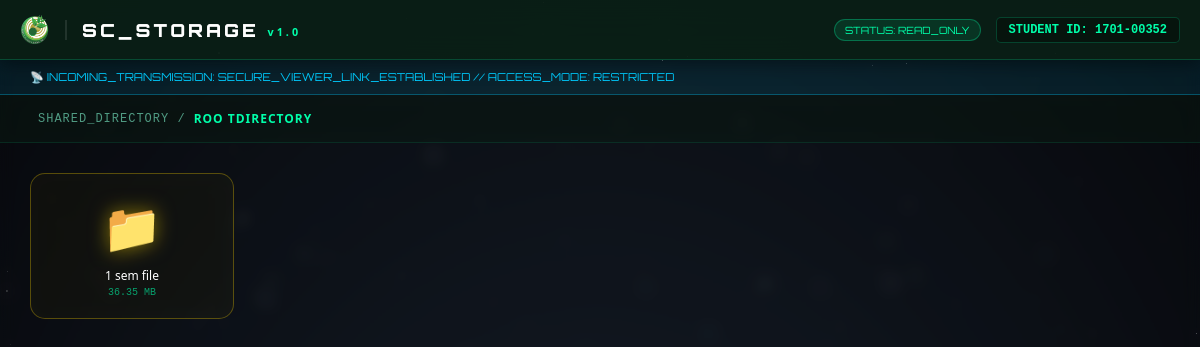
/SC_Storage.php?token=c6bdd590dcf6019c142448ac49d16195, run on the app's committed database.
### tables this page shows
CREATE TABLE `storage_shares` (
  `id` int(11) NOT NULL,
  `user_id` varchar(50) NOT NULL,
  `file_id` int(11) DEFAULT 0,
  `share_token` varchar(255) NOT NULL,
  `created_at` datetime DEFAULT current_timestamp()
);

CREATE TABLE `user_storage` (
  `id` int(11) NOT NULL,
  `user_id` varchar(50) NOT NULL,
  `file_name` varchar(255) NOT NULL,
  `file_path` varchar(255) NOT NULL,
  `file_type` varchar(100) DEFAULT NULL,
  `file_size` bigint(20) DEFAULT NULL,
  `uploaded_at` datetime DEFAULT current_timestamp(),
  `parent_id` int(11) DEFAULT 0
);

### SC_Storage.php (the view, shortened to what this page needs)
<?php
require_once __DIR__ . '/config/database.php';
$public_view = false;
$shared_user_id = null;
$shared_file_id = 0;
if (isset($_GET['token'])) {
    $token = $conn->real_escape_string($_GET['token']);
    $share_q = $conn->query("SELECT user_id, file_id FROM storage_shares WHERE share_token = '$token'");
    if ($share_q && $share_q->num_rows > 0) {
        $share_data = $share_q->fetch_assoc();
        $public_view = true;
        $shared_user_id = $share_data['user_id'];
        $shared_file_id = (int)$share_data['file_id'];
    }
}
function formatSize($bytes) {
    if ($bytes >= 1073741824) { $bytes = number_format($bytes / 1073741824, 2) . ' GB'; }
    elseif ($bytes >= 1048576) { $bytes = number_format($bytes / 1048576, 2) . ' MB'; }
    elseif ($bytes >= 1024) { $bytes = number_format($bytes / 1024, 2) . ' KB'; }
    elseif ($bytes > 1) { $bytes = $bytes . ' bytes'; }
    elseif ($bytes == 1) { $bytes = $bytes . ' byte'; }
    else { $bytes = '0 bytes'; }
    return $bytes;
}
function getFolderSize($conn, $user_id, $folder_id) {
    $size = 0;
    $stmt = $conn->prepare("SELECT id, file_type, file_size FROM user_storage WHERE user_id = ? AND parent_id = ?");
    $stmt->bind_param("si", $user_id, $folder_id);
    $stmt->execute();
    $res = $stmt->get_result();
    if ($res) {
        while ($item = $res->fetch_assoc()) {
            if ($item['file_type'] === 'folder') {
                $size += getFolderSize($conn, $user_id, $item['id']);
            } else {
                $size += (int)$item['file_size'];
            }
        }
    }
    return $size;
}
$conn->query("CREATE TABLE IF NOT EXISTS user_storage (
    id INT AUTO_INCREMENT PRIMARY KEY,
    user_id VARCHAR(50) NOT NULL,
    file_name VARCHAR(255) NOT NULL,
    file_path VARCHAR(255) NOT NULL,
    file_type VARCHAR(100),
    file_size BIGINT,
    uploaded_at DATETIME DEFAULT CURRENT_TIMESTAMP,
    parent_id INT DEFAULT 0,
    INDEX(user_id),
    INDEX(parent_id)
)");
$conn->query("ALTER TABLE user_storage ADD COLUMN IF NOT EXISTS parent_id INT DEFAULT 0");
$current_folder_id = isset($_GET['folder_id']) ? (int)$_GET['folder_id'] : 0;
$current_token_suffix = $public_view ? "&token=" . $_GET['token'] : "";
if ($public_view && $current_folder_id == 0) {
    $current_folder_id = $shared_file_id;
}
$folder_name_display = "ROO TDIRECTORY";
if ($public_view) {
    $my_id = $shared_user_id;
} else {
    $my_id = $_SESSION['student_id'];
    $user_type = $_SESSION['user_type'] ?? 'student';
}
$theme_q = $conn->query("SELECT setting_value FROM site_settings WHERE setting_key='site_theme'");
$current_theme = ($theme_q && $theme_q->num_rows > 0) ? $theme_q->fetch_assoc()['setting_value'] : 'default';
?>
<!DOCTYPE html>
<html lang="en">
<head>
    <link rel="stylesheet" href="assets/css/1_SacliConnect.css">
</head>
<body class="theme-<?php echo $current_theme; ?> initial-load">
    <header>
        <div style="display:flex; align-items:center; gap:15px;">
            <?php if(!$public_view): ?>
                <a href="SacliConnect.php" style="color:#00ffaa; text-decoration:none; font-weight:bold; font-family:'Orbitron'; font-size: 12px; letter-spacing: 1px;">← BACK</a>
            <?php else: ?>
                <img src="assets/images/St.Anne_logo.png" style="width:30px;">
            <?php endif; ?>
            <div style="width: 2px; height: 20px; background: rgba(255,255,255,0.1);"></div>
            <h2 style="font-family: 'Orbitron'; font-size: 18px; color: #fff; margin: 0; letter-spacing: 3px; font-weight: 900;">SC_STORAGE <span style="color:#00ffaa; font-size: 0.6em; vertical-align: middle;">v1.0</span></h2>
        </div>
        <div style="display: flex; align-items: center; gap: 15px;">
            <div class="capacity-pill">STATUS: <?php echo $public_view ? 'READ_ONLY' : 'ACTIVE'; ?></div>
            <div style="color:#00ffaa; font-family:'Courier New'; font-size:12px; font-weight: bold; background: rgba(0,0,0,0.3); padding: 5px 12px; border-radius: 5px; border: 1px solid rgba(0,255,170,0.2);">
                STUDENT ID: <?php echo $my_id; ?>
            </div>
        </div>
    </header>
    <div class="explorer-container">
        <main class="explorer-main">
            <?php if($public_view): ?>
                <div class="public-banner">📡 INCOMING_TRANSMISSION: SECURE_VIEWER_LINK_ESTABLISHED // ACCESS_MODE: RESTRICTED</div>
            <?php endif; ?>
            <div class="explorer-toolbar">
                <div class="breadcrumb" style="display: flex; align-items: center; gap: 8px;">
                    <span></span> <?php echo $public_view ? 'SHARED_DIRECTORY' : 'MY SC DRIVE'; ?> / <span style="color:#00ffaa; font-weight:bold;"><?php echo $folder_name_display; ?></span>
                </div>
            </div>
            <div class="explorer-body">
                <?php
                function getIcon($type) {
                    if ($type === 'folder') return '📁';
                    return '📄';
                }
                if ($public_view && $current_folder_id == $shared_file_id && $shared_file_id > 0) {
                    $base_chk = $conn->query("SELECT file_type FROM user_storage WHERE id = $shared_file_id")->fetch_assoc();
                    if ($base_chk && $base_chk['file_type'] !== 'folder') {
                        $files = $conn->query("SELECT * FROM user_storage WHERE id = $shared_file_id");
                    } else {
                        $files = $conn->query("SELECT * FROM user_storage WHERE user_id = '$my_id' AND parent_id = $current_folder_id ORDER BY (file_type = 'folder') DESC, uploaded_at DESC");
                    }
                } else {
                    $files = $conn->query("SELECT * FROM user_storage WHERE user_id = '$my_id' AND parent_id = $current_folder_id ORDER BY (file_type = 'folder') DESC, uploaded_at DESC");
                }
                $count = 1;
                ?>
                <?php
                if ($files && $files->num_rows > 0):
                    while ($f = $files->fetch_assoc()):
                        $isFolder = ($f['file_type'] === 'folder');
                        $display_size = $isFolder ? getFolderSize($conn, $my_id, $f['id']) : $f['file_size'];
                        $icon = getIcon($f['file_type']);
                        $clickAction = $isFolder ? "location.href='?folder_id=".$f['id'].$current_token_suffix."'" : "window.open('".$f['file_path']."', '_blank')";
                ?>
                <div class="file-card <?php echo $isFolder ? 'folder-node' : ''; ?>" style="animation-delay: <?php echo ($count++ * 0.05); ?>s" onclick="<?php echo $clickAction; ?>">
                    <span class="file-icon"><?php echo $icon; ?></span>
                    <span class="file-name" title="<?php echo htmlspecialchars($f['file_name']); ?>"><?php echo htmlspecialchars($f['file_name']); ?></span>
                    <span class="file-size"><?php echo formatSize($display_size); ?></span>
                </div>
                <?php endwhile; endif; ?>
            </div>
        </main>
    </div>
</body>
</html>

### SC_Storage.php (style rules this page uses)
body { margin: 0; padding: 0; background: radial-gradient(ellipse at bottom, #1b2735 0%, #090a0f 100%) !important; overflow: hidden; font-family: 'Segoe UI', sans-serif; }
.initial-load .file-card { animation: fadeInUp 0.6s cubic-bezier(0.22, 1, 0.36, 1) forwards; }
.explorer-container { display: flex; height: calc(100vh - 60px); width: 100%; margin-top: 60px; background: rgba(0, 0, 0, 0.2); backdrop-filter: blur(8px); }
.public-banner { background: rgba(0, 204, 255, 0.1); border-bottom: 1px solid rgba(0, 204, 255, 0.3); padding: 10px 30px; color: #00ccff; font-family: 'Orbitron', sans-serif; font-size: 11px; }
.explorer-main { flex: 1; width: 100%; display: flex; flex-direction: column; background: transparent; }
.explorer-toolbar { padding: 15px 30px; border-bottom: 1px solid rgba(0, 255, 170, 0.1); display: flex; align-items: center; justify-content: space-between; background: rgba(10, 31, 22, 0.4); backdrop-filter: blur(10px); }
.breadcrumb { color: #509b83; font-family: 'Courier New', monospace; font-size: 12px; letter-spacing: 1px; }
.explorer-body { flex: 1; padding: 30px; overflow-y: auto; display: grid; grid-template-columns: repeat(auto-fill, minmax(180px, 1fr)); gap: 30px; align-content: start; scrollbar-width: thin; }
.file-card { background: rgba(10, 31, 22, 0.6); backdrop-filter: blur(12px); text-align: center; padding: 20px 15px; border-radius: 15px; border: 1px solid rgba(0, 255, 170, 0.2); transition: 0.3s; cursor: pointer; position: relative; overflow: hidden; opacity: 0; }
.file-card::before { content: ''; position: absolute; top: 0; left: 0; width: 100%; height: 100%; background: linear-gradient(rgba(0, 255, 170, 0.05), transparent); opacity: 0; transition: 0.3s; }
.file-icon { font-size: 48px; margin-bottom: 10px; display: block; filter: drop-shadow(0 0 5px rgba(0, 255, 170, 0.2)); }
.file-name { font-size: 12px; color: #fff; word-break: break-all; display: block; line-height: 1.2; font-weight: 500; margin-top: 5px; }
.file-size { font-size: 10px; color: #00ffaa; margin-top: 4px; display: block; opacity: 0.6; font-family: 'Courier New', monospace; }
.folder-node { border-color: rgba(255, 215, 0, 0.3) !important; background: rgba(255, 215, 0, 0.03) !important; }
.folder-node .file-icon { color: #ffd700 !important; filter: drop-shadow(0 0 10px rgba(255, 215, 0, 0.5)); }
header { position: fixed; top: 0; left: 0; width: 100%; height: 60px; background: rgba(10, 31, 22, 0.95); backdrop-filter: blur(15px); border-bottom: 1px solid rgba(0, 255, 170, 0.2); display: flex; align-items: center; justify-content: space-between; padding: 0 20px; z-index: 1000; box-shadow: 0 2px 20px rgba(0,0,0,0.5); }
.capacity-pill { background: rgba(0, 255, 170, 0.1); padding: 4px 10px; border-radius: 20px; border: 1px solid rgba(0, 255, 170, 0.3); font-family: 'Orbitron', sans-serif; font-size: 10px; color: #00ffaa; }

### data on the page
storage_shares: user "1701-00352"
user_storage: file_type "📁", file_name "1 sem file", display_size "36.35 MB"

### other printed values
$folder_name_display "ROO TDIRECTORY"
